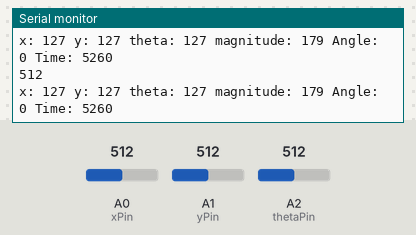
A sketch run on a simulated Arduino Uno, built with avr-gcc and run on an emulated ATmega328P. Shown: the last lines printed to the serial monitor. Inputs (shaded band) come from the test bench; at power-on: A1 (yPin) = 512, A2 (thetaPin) = 512, A0 (xPin) = 512.

Above: at 4.2 s.
4.3 s: A1 (yPin) set to 475
7.3 s: A1 (yPin) set to 449
At 8.4 s:
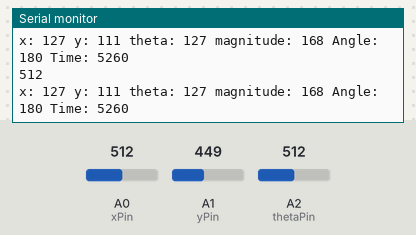
8.8 s: A2 (thetaPin) set to 41
At 9.7 s:
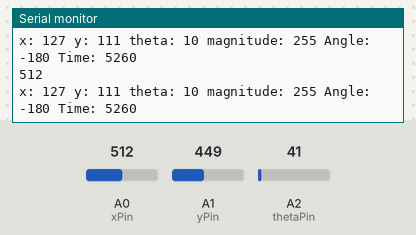
11.8 s: A2 (thetaPin) set to 35
At 12.4 s:
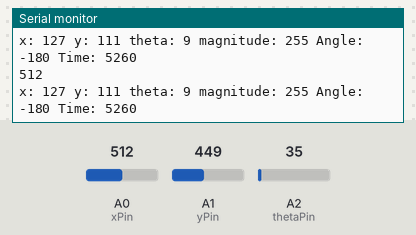
13.3 s: A0 (xPin) set to 981
At 14.1 s:
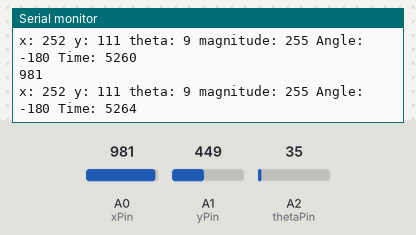
16.3 s: A0 (xPin) set to 1011
At 17.4 s:
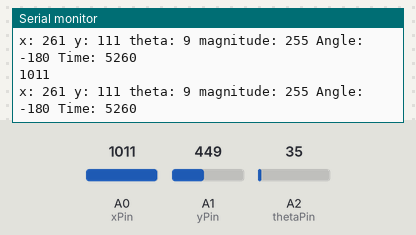
Timing chart, 0 to 18.8 s (numbered marks = the images above; inputs shaded):
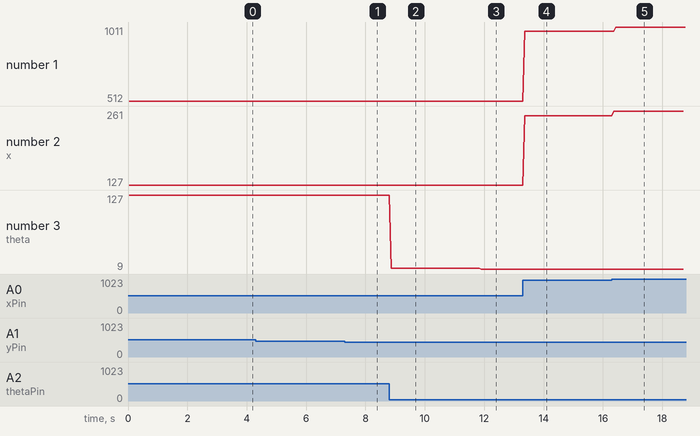

The sketch:

Master_Slave_Example.ino
```cpp
#include <SoftwareSerial.h>
#include "joystick.h"

#define RX 2
#define TX_X 3
#define TX_Y 4
#define TX_Theta 5
SoftwareSerial unox(RX,TX_X);         // RX, TX
SoftwareSerial unoy(RX,TX_Y);         // RX, Tx
SoftwareSerial unotheta(RX,TX_Theta); // RX, TX

#define xPin A0
#define yPin A1
#define thetaPin A2

joystick3 joystick(xPin, yPin, thetaPin);

void setup() {
  Serial.begin(9600);
  Serial.println("I'm the UNO and I'm the Master");
  unox.begin(4800);
  unoy.begin(4800);
  unotheta.begin(9600);
}

void loop() {
  Serial.println(analogRead(xPin));
  joystick.readJoystick();
  Serial.print("x: ");
//  Serial.print(analogRead(xPin));
  Serial.print(joystick.getX());
  Serial.print(" y: ");
//    Serial.print(analogRead(yPin));
  Serial.print(joystick.getY());
  Serial.print(" theta: ");
//    Serial.println(analogRead(thetaPin));
  Serial.print(joystick.getTheta());
  Serial.print(" magnitude: ");
  Serial.print(joystick.getMagnitude());
  Serial.print(" Angle: ");
  Serial.print(joystick.getAngle());
  int t1 = micros();
    unox.write(joystick.getX());
    unoy.write(joystick.getY());
    unotheta.write(joystick.getTheta());
  int t2 = micros();
  Serial.print(" Time: ");
  Serial.println(t2 - t1);
  joystick.setOldX(joystick.getX());
  joystick.setOldY(joystick.getY());
  joystick.setOldTheta(joystick.getTheta());
}
```

joystick.h
```cpp
class joystick3 {
private:
#define xThresh 50
#define x0 525
#define xMax 989
#define xMin 9
#define yThresh 50
#define y0 511
#define yMax 994
#define yMin 30
#define thetaThresh 100
#define theta0 540
#define thetaMax 1023
#define thetaMin 0
#define FORWARD 255
#define NEUTRAL 127
#define REVERSE 0
  int xPin = 0;
  int yPin = 1;
  int thetaPin = 2;

  int X = 0;
  int Y = 0;
  int Theta = 0;

  int oldX = 0;
  int oldY = 0;
  int oldTheta = 0;
public:
  joystick3(int _xPin, int _yPin, int _theta) :
    xPin(_xPin), yPin(_yPin), thetaPin(_theta) {
  }

  void readJoystick(void) {
    X = analogRead(xPin);
    if (abs(X - x0) < xThresh) {
      X = x0;
    }
    X = X >= x0 ? /* if Statement */
      map(X, x0, xMax, NEUTRAL, FORWARD) :  /* if True */
      map(X, x0, xMin, NEUTRAL, REVERSE);  /* if False */
    Y = analogRead(yPin);
    if (abs(Y - y0) < yThresh) {
      Y = y0;
    }
    Y = Y >= y0 ?                 // if Statement
      map(Y, y0, yMax, NEUTRAL, FORWARD) :          // if True
      map(Y, y0, yMin, NEUTRAL, REVERSE);          // if False
    Theta = analogRead(thetaPin);
    if (abs(Theta - theta0) < thetaThresh) {
      Theta = theta0;
    }
    Theta = Theta >= theta0 ?
      map(Theta, theta0, thetaMax, NEUTRAL, FORWARD) :
      map(Theta, theta0, thetaMin, NEUTRAL, REVERSE);
  }

  int getMagnitude(void) {
    if (Theta != NEUTRAL) {
      return FORWARD;
    }
    else {
      int magnitude = pow(pow(X, 2) + pow(Y, 2), 0.5);
      if(magnitude < REVERSE){
        magnitude = REVERSE;
      }
      else if(magnitude > FORWARD){
        magnitude = FORWARD;
      }
      return magnitude;
    }
  }
  int getAngle(void) {
    if (Theta > NEUTRAL) {
      return 180;
    }
    else if (Theta < NEUTRAL) {
      return -180;
    }
    else {
      return atan2(X-NEUTRAL, Y-NEUTRAL)*180/3.1415;
    }
  }

  bool compareX(void) {
    bool flag = true;
    if (oldX == X) {
      flag = false;
    }
    return flag;
  }
  bool compareY(void) {
    bool flag = true;
    if (oldY == Y) {
      flag = false;
    }
    return flag;
  }
  bool compareTheta(void){
    bool flag = true;
    if (oldTheta == Theta) {
      flag = false;
    }
    return flag;
  }

  int getX(void) {
    return X;
  }
  int getY(void) {
    return Y;
  }
  int getTheta(void) {
    return Theta;
  }
  int getOldX(void) {
    return oldX;
  }
  int getOldY(void) {
    return oldY;
  }
  int getOldTheta(void) {
    return oldTheta;
  }
  void setOldX(int val) {
    oldX = val;
  }
  void setOldY(int val) {
    oldY = val;
  }
  void setOldTheta(int val) {
    oldTheta = val;
  }
};
```

Measured:
- after the input at 7.3 s, the serial monitor: prints a new line after 0.08 s (image 1)
- after the input at 8.8 s, the serial monitor: prints a new line after 0.07 s (image 2)
- after the input at 11.8 s, the serial monitor: prints a new line after 0.11 s (image 3)
- after the input at 13.3 s, the serial monitor: prints a new line after 0.07 s (image 4)
- after the input at 16.3 s, the serial monitor: prints a new line after 0.07 s (image 5)
- plotted number 1: 512 → 981 after the input at 13.3 s, 981 → 1011 after the input at 16.3 s
- plotted number 2: 127 → 252 after the input at 13.3 s, 252 → 261 after the input at 16.3 s
- plotted number 3: 127 → 10 after the input at 8.8 s, 10 → 9 after the input at 11.8 s
